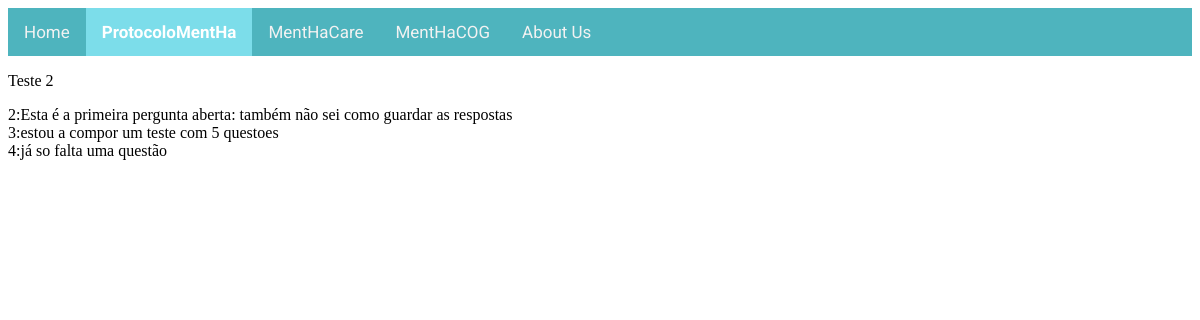
Page /pMentHa/2 on the earlier database version.
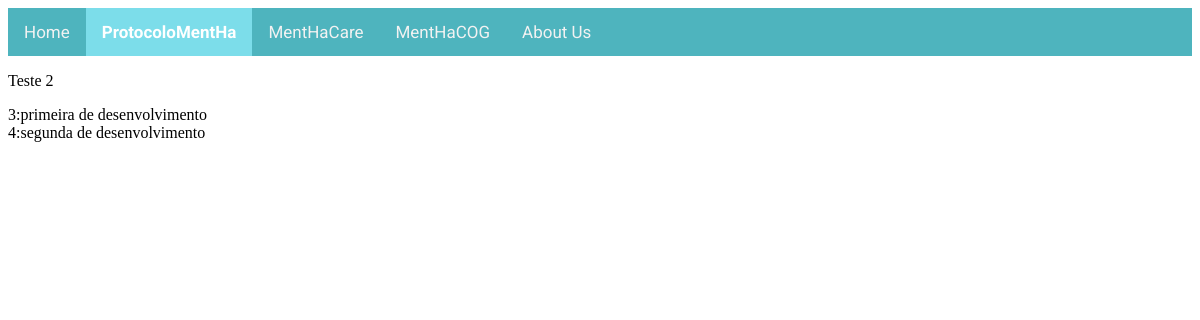
Same page on the later database version.
### pMentHa/models.py (models this page shows)
class Question(models.Model):
    classes = models.CharField(max_length=64)
    statement = models.TextField(max_length=1000)
    quotation = models.CharField(max_length=64)
    def __str__(self):
        return f"{self.id}:{self.statement}"

### pMentHa/views.py (the view)
# urls.py: path("<int:test_id>", views.test, name="test")
def test(request, test_id):
    evaluation = Test.objects.get(pk=test_id)
    return render(request, "pMentHa/test.html", {
        "evaluation": evaluation,
        "questions": evaluation.questions.all(),
    })

### pMentHa/models.py (called while the page is built)
    def __str__(self):
        return f"Teste {self.id}"

### pMentHa/templates/pMentHa/test.html (shortened to what this page needs)
{% extends "pMentHa/layout.html" %}
{% load static %}
{% block head %}
    <link rel="stylesheet" type="text/css" href="{% static 'pMentHa/patientoverview.css' %}">
    <div class="topmenu">
        <a href="{% url 'index' %}">Home</a>
        <a class="active" href="{% url 'regPatient' %}">ProtocoloMentHa</a>
        <a href="multimedia.html">MentHaCare</a>
        <a href="info.html">MentHaCOG</a>
        <a href="info.html">About Us</a>
    </div>
{% endblock %}
{% block body %}
    <p>{{ evaluation }}</p>
    {% for question in questions %}
        {{ question }}
        <br>
    {% endfor %}
{% endblock %}

Differences in the rows shown:
no longer on this page (row edited): Question: id+statement "2:Esta é a primeira pergunta aberta: também não sei como guardar as respostas"
changed Question: id+statement "3:estou a compor um teste com 5 questoes" → "3:primeira de desenvolvimento"
changed Question: id+statement "4:já so falta uma questão" → "4:segunda de desenvolvimento"
